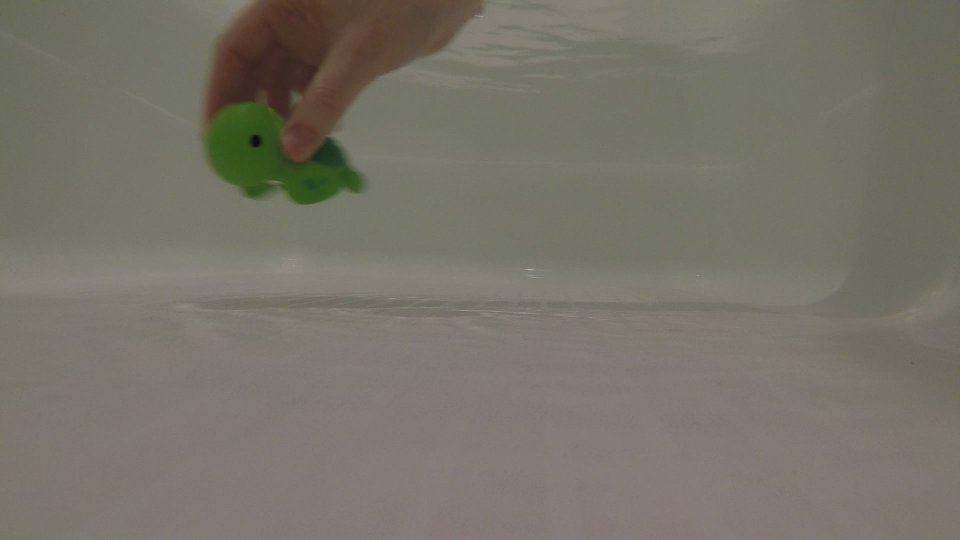
#> input picture labs/baby_turtle.jpg, 1920 x 1080 px, given in place of frame_1627339222.jpg, which was not available (shown at 1/2 size)
$ python lab15.py   (older library calls are emulated)
#> lines starting #> are read from the running program, lines starting #| are printed output that depends on the picture; after the words box and inside, x2 and y2 are one past the last pixel; in counts of white or black regions, pixels touching at a corner belong together; pictures that were not available may be replaced by others from this repository, and a replacement may not be noted
"""
BWSI Lab 15
Aidan Carrier
"""

import numpy as np
import cv2
import matplotlib.pyplot as plt
from matplotlib import cm
import sys
from numpy.core.numeric import ones
from time import sleep
"""
from picamera import PiCamera

camera = PiCamera()
camera.resolution = (1024, 768)
camera.start_preview()
# Camera warm-up time
sleep(2)
camera.capture('foo.jpg')
"""
def sensor_position(pix_x, pix_y, res_x, res_y):
    """
    a function that converts from pixel position to measurement units (meters)
    on the camera imaging sensor.
    """
    shifted_origin = True #for debugging
    sensor_width,sensor_height = (0.00368, 0.00276) #mm to meters
    origin = (res_x/2,res_y/2)
    ratio_x, ratio_y = (sensor_width/res_x, sensor_height/res_y)

    if shifted_origin == True:
        pix_x, pix_y = (pix_x - origin[0], pix_y - origin[1])

    sensor_pos_x, sensor_pos_y = (ratio_x*pix_x, ratio_y*pix_y)

    return (sensor_pos_x, sensor_pos_y)

focal_length = 0.00304 #mm is the focal length

def sensor_angle(sensor_pos_x, sensor_pos_y, f):
    """
    a function that gets the sensor angles
    """
    return((np.degrees(np.arctan2(sensor_pos_x,f)), np.degrees(np.arctan2(sensor_pos_y,f))))

# img_file = "baby_turtle.jpg"
# img = cv2.imread(img_file)

# # img = cv2.imread("baby_turtle.jpg")
# print("current resolution:", (img.shape[1], img.shape[0]), "pixels")
# img = cv2.resize(img, (640, 480))
# # print("updated resolution:", (img.shape[1], img.shape[0]), "pixels")
# image = np.flip(img, axis = 2)
# plt.imshow(image)
# plt.show()

# hsv_image = cv2.cvtColor(img, cv2.COLOR_BGR2HSV)
# rgb_image = cv2.cvtColor(img, cv2.COLOR_BGR2RGB)

# hue_img = hsv_image[:,:, 0]
# saturation_img = hsv_image[:,:, 1]
# value_img = hsv_image[:,:,2]

# red_img = rgb_image[:,:, 0]
# green_img = rgb_image[:,:, 1]
# blue_img = rgb_image[:,:,2]

# # rows, columns = (2,3)
# # fig, ax = plt.subplots(rows,columns, figsize=(15,10))

# # ax[0][0].imshow(red_img, cmap = "Reds")
# # ax[0][1].imshow(green_img, cmap= "Greens")
# # ax[0][2].imshow(blue_img, cmap= "Blues")

# # ax[1][0].imshow(hue_img)
# # ax[1][1].imshow(saturation_img)
# # ax[1][2].imshow(value_img)

# # #plot the colorbar
# # fig.colorbar(cm.ScalarMappable(), ax=ax)
# # plt.show()

# hsv_filt = cv2.boxFilter(hsv_image, -1, (10,10))
# # hue_filt = cv2.boxFilter(hue_img, cv2.CV_32F,(100,100))
# # saturation_filt = cv2.boxFilter(saturation_img, cv2.CV_32F,(100,100))
# # value_filt = cv2.boxFilter(value_img, cv2.CV_32F,(100,100))
# hue_filt = hsv_filt[:,:,0]
# saturation_filt = hsv_filt[:,:,1]
# value_filt = hsv_filt[:,:,2]

# rgb_filt = cv2.boxFilter(rgb_image, -1, (10,10))
# # red_filt = cv2.boxFilter(red_img, cv2.CV_32F,(100,100))
# # green_filt = cv2.boxFilter(green_img, cv2.CV_32F,(100,100))
# # blue_filt = cv2.boxFilter(blue_img, cv2.CV_32F,(100,100))
# red_filt = rgb_filt[:,:,0]
# green_filt = rgb_filt[:,:,1]
# blue_filt = rgb_filt[:,:,2]

# rows, columns = (2,3)
# fig, ax = plt.subplots(rows,columns, figsize=(15,10))

# #plotting
# ax[0][1].set_title("rgb")
# ax[0][0].imshow(red_filt, cmap = "Reds")
# ax[0][1].imshow(green_filt, cmap="Greens")
# ax[0][2].imshow(blue_filt, cmap="Blues")
# ax[1][1].set_title("hsv")
# ax[1][0].imshow(hue_filt)
# ax[1][1].imshow(saturation_filt)
# ax[1][2].imshow(value_filt)

# #plot the colorbar
# fig.colorbar(cm.ScalarMappable(), ax=ax)
# plt.show()

# hue_range = (35,75)
# saturation_range = (90,190)
# value_range = (50,100)

# img_thresh_hue = np.logical_and(hue_filt > hue_range[0], hue_filt < hue_range[1])
# img_thresh_saturation = np.logical_and(saturation_filt > saturation_range[0], saturation_filt < saturation_range[1])
# img_thresh_value = np.logical_and(value_filt > value_range[0], value_filt < value_range[1])

# img_thresh_HS = np.logical_and(img_thresh_hue, img_thresh_saturation)
# img_thresh_HSV = np.logical_and(img_thresh_HS, img_thresh_value)
# # rows, columns = (2,3)
# # fig, ax = plt.subplots(rows,columns, figsize=(15,10))

# # ax[0][0].imshow(img_thresh_hue)
# # ax[0][1].imshow(img_thresh_saturation)
# # ax[0][2].imshow(img_thresh_value)

# # ax[1][0].imshow(img_thresh_hue)
# # ax[1][1].imshow(img_thresh_HS)
# # ax[1][2].imshow(img_thresh_HSV)
# # #plot the colorbar
# # fig.colorbar(cm.ScalarMappable(), ax=ax)
# # plt.show()

# object_detection_surface = cv2.boxFilter(img_thresh_HSV.astype(int), -1, (50,50), normalize=False)
# plt.imshow(object_detection_surface)
# plt.show()

# thresh = 1000 #Between 0 and 2500 px

# object_detection_surface = object_detection_surface * 255/np.max(object_detection_surface)
# threshold = thresh * 255/ np.max(object_detection_surface)

# img8 = object_detection_surface.astype(np.uint8)

# # thresh, img_out = cv2.threshold(img8, threshold, 255, cv2.THRESH_BINARY)
# thresh, img_out = cv2.threshold(img8, cv2.RETR_EXTERNAL, cv2.CHAIN_APPROX_NONE, cv2.THRESH_BINARY)

# # contours, hierarchy = cv2.findContours(thresh, cv2.RETR_EXTERNAL, cv2.CHAIN_APPROX_NONE) ###error
# contours, hierarchy = cv2.findContours(img_out, cv2.RETR_EXTERNAL, cv2.CHAIN_APPROX_NONE)

# plt.imshow(rgb_image)
# # plt.imshow(img_out)
# # print(contours)
# # contours = np.argwhere(contours>thresh)
# # print(object_detection_surface)

# for contour in contours:
#     # print(contour,"\n--\n")
#     point = np.mean(contour, axis = 0)[0,:]
#     print(point.shape)
#     print(point)
#     avg_x, avg_y = point
#     print((avg_x, avg_y))
#     plt.plot(avg_x, avg_y, 'bo')

#     a = sensor_position(point[0], point[1], rgb_image.shape[1], rgb_image.shape[0])
#     print((np.round(a[0]*1000,2), np.round(a[1]*1000,2)),"mm", f"for the blue colored point.")
#     # test = (sensor_position(img.shape[0],img.shape[1],img.shape[0], img.shape[1]))
#     # print((np.round(test[0]*1000,2), np.round(test[1]*1000,2)),"mm")
#     print(sensor_angle(a[0], a[1], focal_length), "degrees")
# plt.show()
# # ######
# # object_detection_surface = np.argwhere(object_detection_surface>thresh)
# # print(object_detection_surface)

# # point = avg_x, avg_y = np.mean(object_detection_surface, axis = 0)
# # print((avg_x, avg_y))
# # plt.imshow(rgb_image)
# # plt.plot(avg_y, avg_x, 'bo')
# # plt.show()


# """
#     # lower = (0, 0, 0)
#     # upper = (255, 255, 255)
#     # mask = cv2.inRange(hsv_image, lower, upper)

#     # hsv_result_image = cv2.bitwise_and(hsv_image, hsv_image, mask=mask)
#     # rgb_result_image = cv2.cvtColor(hsv_result_image, cv2.COLOR_HSV2RGB)
#     # plt.imshow(rgb_result_image)
#     # plt.show()
# """

def find_centers(filter_image):
    object_detection_surface = cv2.boxFilter(filter_image.astype(int), -1, (25,25), normalize=False)
    if False:
        plt.imshow(object_detection_surface)
        plt.show()
    thresh = 1000 #Between 0 and 2500 px
    object_detection_surface = object_detection_surface * 255/np.max(object_detection_surface)
    threshold = thresh * 255/ np.max(object_detection_surface)

    img8 = object_detection_surface.astype(np.uint8)

    # thresh, img_out = cv2.threshold(img8, threshold, 255, cv2.THRESH_BINARY)
    thresh, img_out = cv2.threshold(img8, cv2.RETR_EXTERNAL, cv2.CHAIN_APPROX_NONE, cv2.THRESH_BINARY)

    # contours, hierarchy = cv2.findContours(thresh, cv2.RETR_EXTERNAL, cv2.CHAIN_APPROX_NONE) ###error
    contours, hierarchy = cv2.findContours(img_out, cv2.RETR_EXTERNAL, cv2.CHAIN_APPROX_NONE)


    # [4 lines of commented-out code are left out]
    centers = []
    angles = []
    for contour in contours:
        # print(contour,"\n--\n")
        point = np.mean(contour, axis = 0)[0,:]
        print(point.shape)
        print(point)
        avg_x, avg_y = point
        print((avg_x, avg_y))
        # plt.plot(avg_x, avg_y, color_point_type)
        centers.append(point)
        a = sensor_position(point[0], point[1], rgb_image.shape[1], rgb_image.shape[0])
        print((np.round(a[0]*1000,2), np.round(a[1]*1000,2)),"mm", f"for the blue colored point.")
        # test = (sensor_position(img.shape[0],img.shape[1],img.shape[0], img.shape[1]))
        # print((np.round(test[0]*1000,2), np.round(test[1]*1000,2)),"mm")
        b = sensor_angle(a[0], a[1], focal_length)
        print(b, "degrees")
        angles.append(b)
    # plt.show()
    return centers, angles


def get_ranges(red_range, green_range, blue_range):
    plotting = False

    hue_range = (35,75)
    saturation_range = (90,190)
    value_range = (50,100)

    img_thresh_hue = np.logical_and(hue_filt > hue_range[0], hue_filt < hue_range[1])
    img_thresh_saturation = np.logical_and(saturation_filt > saturation_range[0], saturation_filt < saturation_range[1])
    img_thresh_value = np.logical_and(value_filt > value_range[0], value_filt < value_range[1])

    img_thresh_HS = np.logical_and(img_thresh_hue, img_thresh_saturation)
    img_thresh_HSV = np.logical_and(img_thresh_HS, img_thresh_value)

    img_thresh_red = np.logical_and(red_filt > red_range[0], red_filt < red_range[1])
    img_thresh_green = np.logical_and(green_filt > green_range[0], green_filt < green_range[1])
    img_thresh_blue = np.logical_and(blue_filt > blue_range[0], blue_filt < blue_range[1])

    img_thresh_RG = np.logical_and(img_thresh_red, img_thresh_green)
    img_thresh_RB = np.logical_and(img_thresh_red, img_thresh_blue)
    img_thresh_GB = np.logical_and(img_thresh_green, img_thresh_blue)
    img_thresh_RGB = np.logical_and(img_thresh_RG, img_thresh_blue)

    if (plotting):
        rows, columns = (2,3)
        fig, ax = plt.subplots(rows,columns, figsize=(15,10))

        ax[0][0].imshow(img_thresh_red)
        ax[0][1].imshow(img_thresh_green)
        ax[0][2].imshow(img_thresh_blue)

        ax[1][0].imshow(img_thresh_red)
        ax[1][1].imshow(img_thresh_RG)
        ax[1][2].imshow(img_thresh_RGB)
        #plot the colorbar
        fig.colorbar(cm.ScalarMappable(), ax=ax)
        plt.show()


    return(img_thresh_RGB)


##############################
file_name = []
images = []
centers = []
begin, end = (1627339222, 1627339237)
i = 0
for framenumber in range(begin, end+1):


    if(framenumber != 1627339229):

        # print(framenumber)
        # print(i)
        file_name.append(f"frames/frame_{framenumber:10d}.jpg")
        print(file_name[i])
        images.append(cv2.imread(file_name[i]))
        # img = cv2.imread("baby_turtle.jpg")
        # print("current resolution:", (img[i].shape[1], img[i].shape[0]), "pixels")
        images[i] = cv2.resize(images[i], (640, 480))
        #print("updated resolution:", (img.shape[1], img.shape[0]), "pixels")
        image = np.flip(images[i], axis = 2)
        # plt.imshow(image)
        # plt.show()

        img = images[i]

        hsv_image = cv2.cvtColor(img, cv2.COLOR_BGR2HSV)
#> hsv_image: shape (480, 640, 3); mean H, S, V 22.2, 33.9, 120
        rgb_image = cv2.cvtColor(img, cv2.COLOR_BGR2RGB)

        hue_img = hsv_image[:,:, 0]
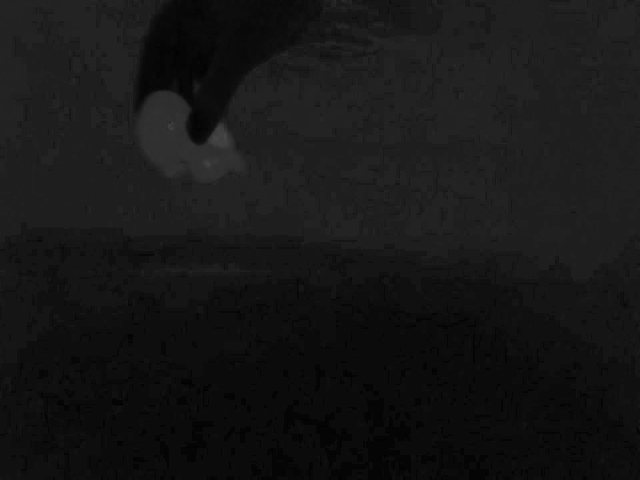
#> hue_img: shape (480, 640); min 0, max 72, mean 22.2
        saturation_img = hsv_image[:,:, 1]
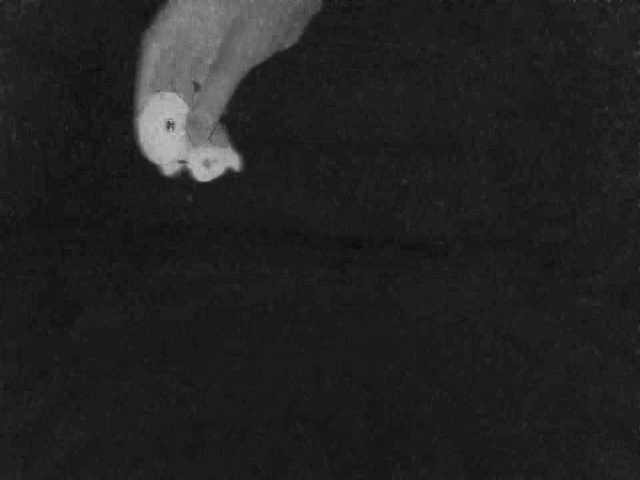
#> saturation_img: shape (480, 640); min 11, max 204, mean 33.9
        value_img = hsv_image[:,:,2]
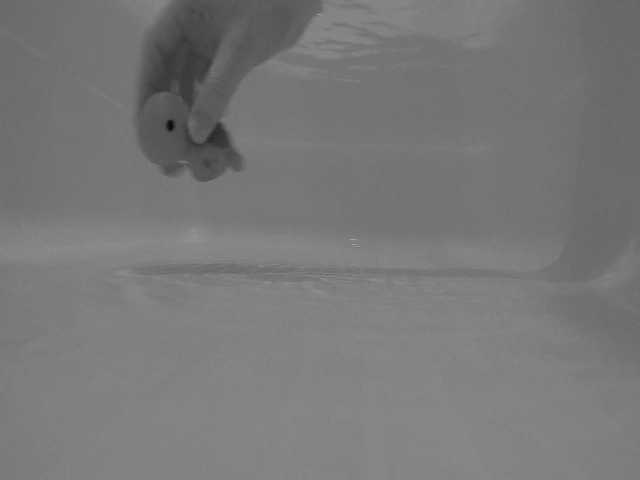
#> value_img: shape (480, 640); min 12, max 175, mean 120

        red_img = rgb_image[:,:,0]
        green_img = rgb_image[:,:,1]
        blue_img = rgb_image[:,:,2]

        hsv_filt = cv2.boxFilter(hsv_image, -1, (10,10))
#> hsv_filt: shape (480, 640, 3); mean H, S, V 22.2, 34, 120
        # hue_filt = cv2.boxFilter(hue_img, cv2.CV_32F,(100,100))
        # saturation_filt = cv2.boxFilter(saturation_img, cv2.CV_32F,(100,100))
        # value_filt = cv2.boxFilter(value_img, cv2.CV_32F,(100,100))

        hue_filt = hsv_filt[:,:,0]
        saturation_filt = hsv_filt[:,:,1]
        value_filt = hsv_filt[:,:,2]

        rgb_filt = cv2.boxFilter(rgb_image, -1, (20,20))
        # red_filt = cv2.boxFilter(red_img, cv2.CV_32F,(100,100))
        # green_filt = cv2.boxFilter(green_img, cv2.CV_32F,(100,100))
        # blue_filt = cv2.boxFilter(blue_img, cv2.CV_32F,(100,100))

        red_filt = rgb_filt[:,:,0]
        green_filt = rgb_filt[:,:,1]
        blue_filt = rgb_filt[:,:,2]
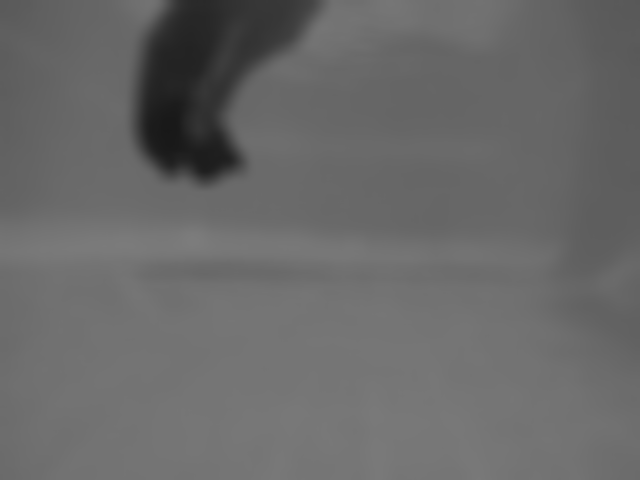
#> blue_filt: shape (480, 640); min 24, max 124, mean 104.9

        if True:
            plt.title("rgb filt")
            plt.imshow(rgb_filt)
            plt.show()

        if False:
            rows, columns = (2,3)
            fig, ax = plt.subplots(rows,columns, figsize=(15,10))

            #plotting
            ax[0][1].set_title("rgb")
            ax[0][0].imshow(red_filt, cmap = "Reds")
            ax[0][1].imshow(green_filt, cmap="Greens")
            ax[0][2].imshow(blue_filt, cmap="Blues")
            ax[1][1].set_title("hsv")
            ax[1][0].imshow(hue_filt)
            ax[1][1].imshow(saturation_filt)
            ax[1][2].imshow(value_filt)

            #plot the colorbar
            fig.colorbar(cm.ScalarMappable(), ax=ax)
            plt.show()

        r_red_range = (40,100)
        r_green_range = (75,120)
        r_blue_range = (170,210)

        g_red_range = (12,40)
        g_green_range = (120,225)
        g_blue_range = (170,210)

        img_thresh_red = get_ranges(r_red_range, r_green_range, r_blue_range)
#> in get_ranges, `img_thresh_hue = np.logical_and(hue_filt > hue_range[0], hue_filt < hu..`:
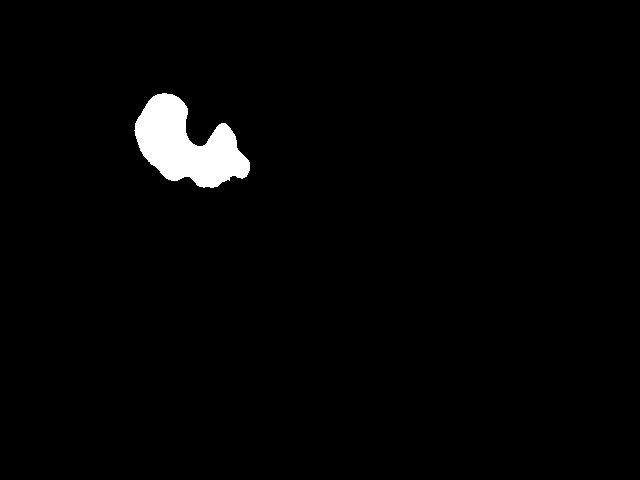
#> img_thresh_hue: shape (480, 640) bool; 2% white; 1 white region, box (x1, y1, x2, y2) and area: (134, 93, 250, 188) 6215
#> in get_ranges, `img_thresh_saturation = np.logical_and(saturation_filt > saturation_ra..`: img_thresh_saturation: shape (480, 640) bool; 5.8% white; 1 white region, box (x1, y1, x2, y2) and area: (136, 0, 301, 183) 17744
#> in get_ranges, `img_thresh_value = np.logical_and(value_filt > value_range[0], value_f..`: img_thresh_value: shape (480, 640) bool; 6.1% white; 1 white region, box (x1, y1, x2, y2) and area: (137, 0, 317, 181) 18813
#> in get_ranges, `img_thresh_HS = np.logical_and(img_thresh_hue, img_thresh_saturation)`: img_thresh_HS: shape (480, 640) bool; 1.7% white; 1 white region, box (x1, y1, x2, y2) and area: (136, 93, 242, 183) 5162
#> in get_ranges, `img_thresh_HSV = np.logical_and(img_thresh_HS, img_thresh_value)`: img_thresh_HSV: shape (480, 640) bool; 1.6% white; 1 white region, box (x1, y1, x2, y2) and area: (137, 93, 242, 181) 4961
#> in get_ranges, `img_thresh_red = np.logical_and(red_filt > red_range[0], red_filt < re..`: img_thresh_red: shape (480, 640) bool; 6.4% white; 1 white region, box (x1, y1, x2, y2) and area: (133, 0, 314, 186) 19634
#> in get_ranges, `img_thresh_green = np.logical_and(green_filt > green_range[0], green_f..`:
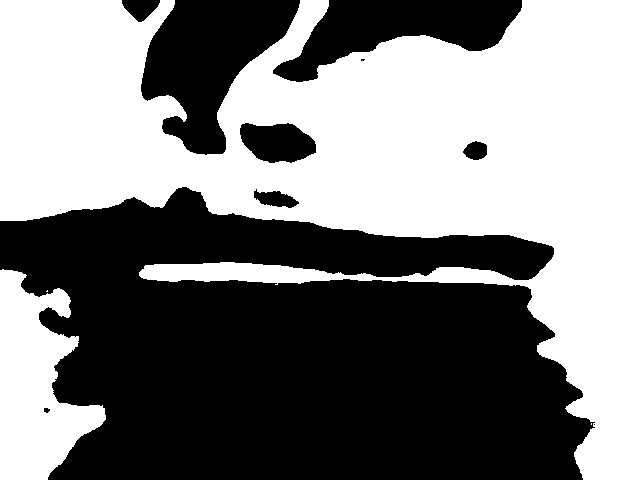
#> img_thresh_green: shape (480, 640) bool; 50% white; 10 black regions (2 under 20 px), largest, box (x1, y1, x2, y2) and area: (0, 187, 595, 480) 126249, (141, 0, 300, 155) 13490, (273, 0, 522, 82) 10099
#> in get_ranges, `img_thresh_blue = np.logical_and(blue_filt > blue_range[0], blue_filt ..`: img_thresh_blue: shape (480, 640) bool; every value is 0
#> in get_ranges, `img_thresh_RG = np.logical_and(img_thresh_red, img_thresh_green)`: img_thresh_RG: shape (480, 640) bool; 2% white; 1 white region, box (x1, y1, x2, y2) and area: (133, 0, 314, 186) 6172
        img_thresh_green = get_ranges(g_red_range, g_green_range, g_blue_range)
#> call 2 of get_ranges, with red_range = (12, 40), green_range = (120, 225), blue_range = (170, 210)
#> in get_ranges (call 2), `img_thresh_red = np.logical_and(red_filt > red_range[0], red_filt < re..`: img_thresh_red: shape (480, 640) bool; 0% white in thin lines or dots, all inside (x1, y1, x2, y2) = (218, 140, 220, 144)
#> in get_ranges (call 2), `img_thresh_green = np.logical_and(green_filt > green_range[0], green_f..`:
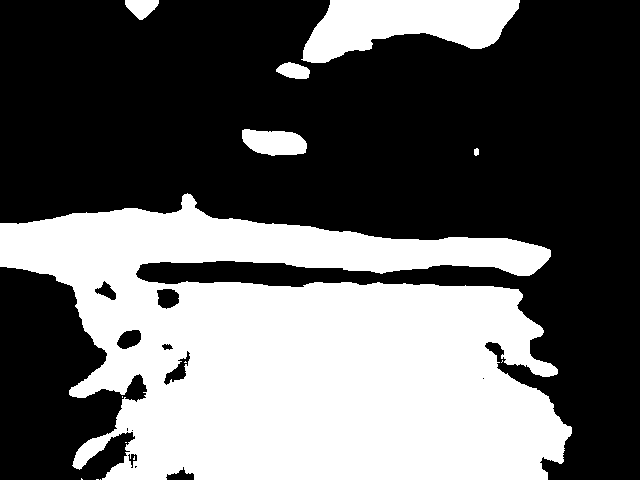
#> img_thresh_green: shape (480, 640) bool; 39.1% white; 14 white regions (8 under 20 px), largest, box (x1, y1, x2, y2) and area: (0, 193, 572, 480) 109221, (301, 0, 520, 63) 8665, (242, 129, 307, 156) 1348, (125, 0, 159, 20) 452, (276, 62, 310, 79) 407, (474, 148, 479, 156) 34


        # rows, columns = (2,3)
        # fig, ax = plt.subplots(rows,columns, figsize=(15,10))

        # ax[0][0].imshow(img_thresh_hue)
        # ax[0][1].imshow(img_thresh_saturation)
        # ax[0][2].imshow(img_thresh_value)

        # ax[1][0].imshow(img_thresh_hue)
        # ax[1][1].imshow(img_thresh_HS)
        # ax[1][2].imshow(img_thresh_HSV)
        # #plot the colorbar
        # fig.colorbar(cm.ScalarMappable(), ax=ax)
        # plt.show()

        plt.clf()

        plt.imshow(rgb_image)
        reds_centers, reds_angles = find_centers(img_thresh_red)
#> in find_centers, `object_detection_surface = cv2.boxFilter(filter_image.astype(int), -1,..`: object_detection_surface: shape (480, 640) int32; every value is 0
#> in find_centers, `object_detection_surface = object_detection_surface * 255/np.max(objec..`: object_detection_surface: shape (480, 640) float64; every value is NaN or infinite
#> in find_centers, `threshold = thresh * 255/ np.max(object_detection_surface)`: threshold = nan
#> in find_centers, `thresh, img_out = cv2.threshold(img8, cv2.RETR_EXTERNAL, cv2.CHAIN_APP..`: thresh = 0
#> in find_centers, `contours, hierarchy = cv2.findContours(img_out, cv2.RETR_EXTERNAL, cv2..`: contours = []
#> reds_centers = []; reds_angles = []
        greens_centers, green_angles = find_centers(img_thresh_green)
#> greens_centers = []; green_angles = []

        print(reds_centers)
        # plt.plot(center[0], center[1], 'ro')'
        for center in reds_centers:
            plt.plot(center[0], center[1], 'ro')
#> this loop made 0 passes

        for center in greens_centers:
            plt.plot(center[0], center[1], 'go')
        # plt.show()
        plt.pause(1)
        plt.draw()
        i+=1
#> pass 2 of the loop `for framenumber in range(begin, end+1):`:
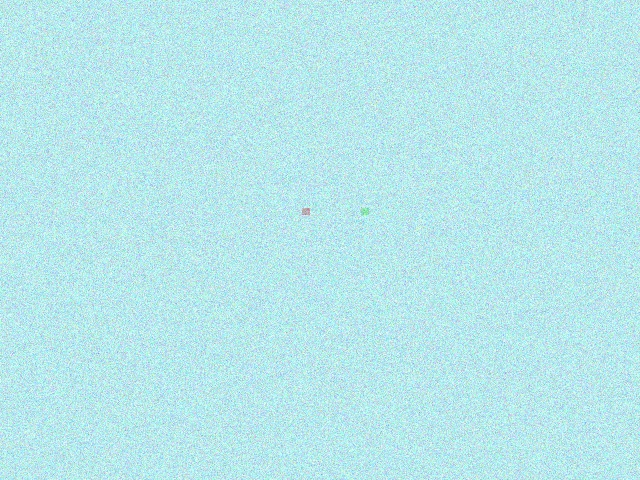
#> input picture frames/frame_1627066258.jpg, 640 x 480 px, given in place of frame_1627339223.jpg, which was not available
#> img is the input picture: shape (480, 640, 3); mean B, G, R 235.6, 231.6, 183.9
#> hsv_image: shape (480, 640, 3); mean H, S, V 92.2, 57.3, 237.2
#> `value_img = hsv_image[:,:,2]`:
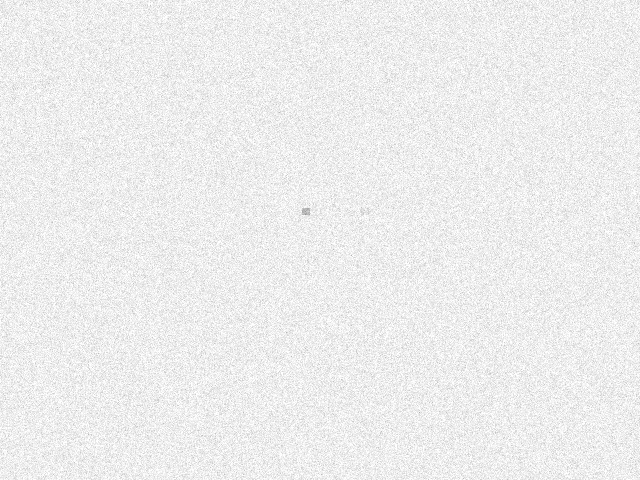
#> value_img: shape (480, 640); min 146, max 255, mean 237.2
#> `red_img = rgb_image[:,:,0]`:
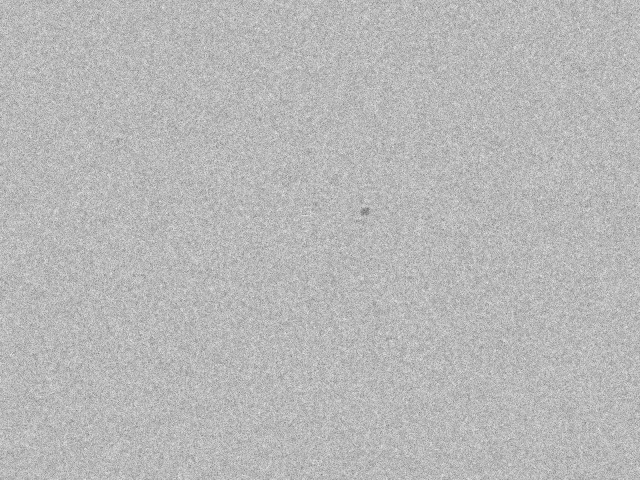
#> red_img: shape (480, 640); min 105, max 234, mean 183.9
#> hsv_filt: shape (480, 640, 3); mean H, S, V 92.2, 57.3, 237.2
#> (the run stopped early here; a loop or call above may not have finished)
